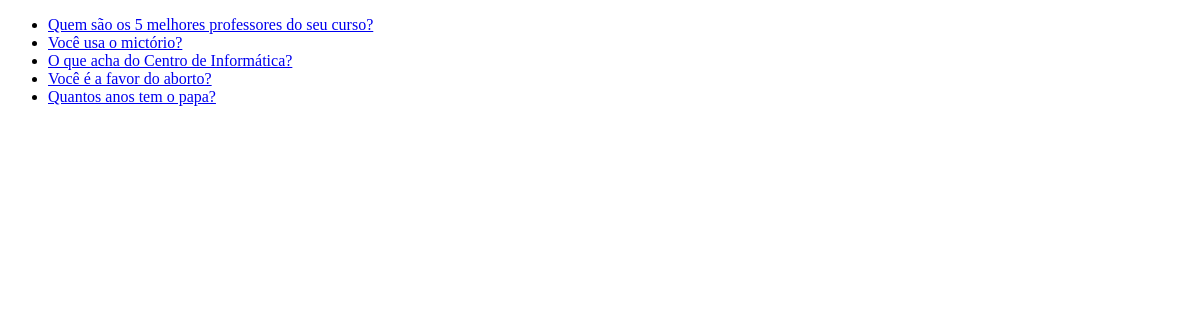
/polls/, run on an earlier commit of the app's database.
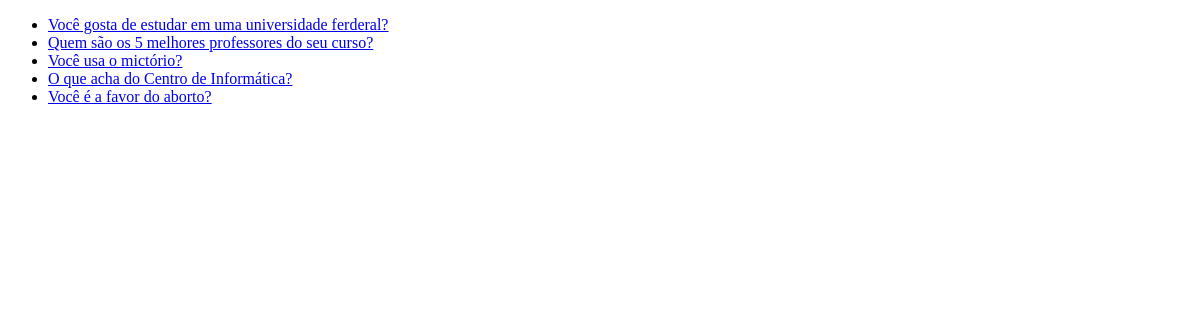
And on a later commit of the database.
### polls/models.py (models this page shows, shortened)
class Question(models.Model):
    question_text = models.CharField(max_length=200)
    pub_date = models.DateTimeField('date published')

### polls/views.py (the view)
# urls.py: path('', views.index, name='index'),
def index(request):
    latest_question_list = Question.objects.order_by('-pub_date')[:5]
    template = loader.get_template('polls/index.html')
    context = {
        'latest_question_list': latest_question_list
    }
    return render(request, 'polls/index.html', context)

### polls/templates/polls/index.html (shortened to what this page needs)
<!DOCTYPE html>
<html lang="en">
<head>
</head>
<body>
    {% if latest_question_list %}
    <ul>
    {% for question in latest_question_list %}
        <li><a href="{% url 'polls:detail' question.id%}">{{ question.question_text }}</a></li>
    {% endfor %}
    </ul>
    {% else %}
        <p>No polls are available.</p>
    {% endif %}
</body>
</html>

What changed in the data, as far as the page shows it:
no longer on this page (row unchanged): Question: question_text "Quantos anos tem o papa?"
added Question: question_text "Você gosta de estudar em uma universidade ferderal?"
